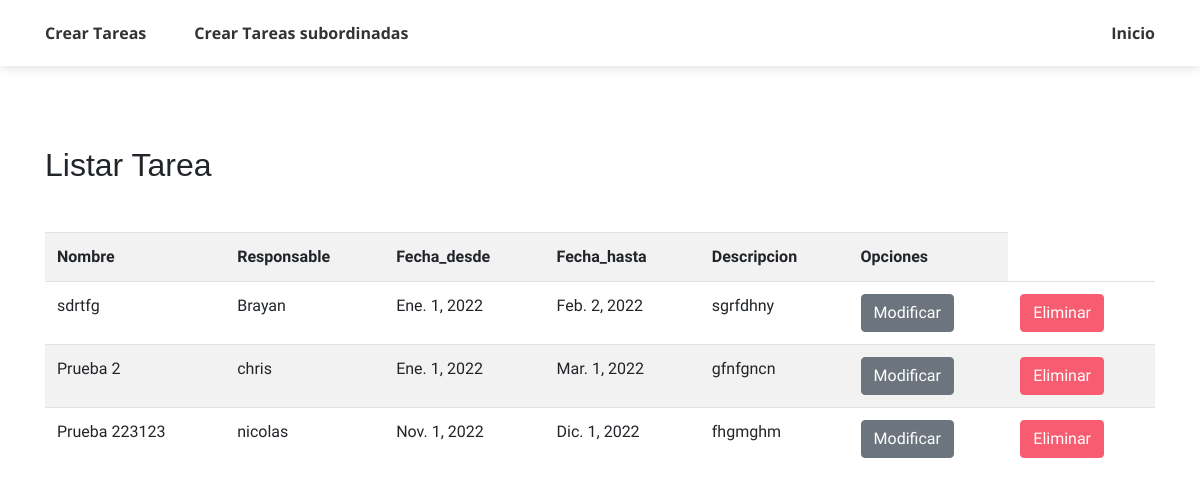
The page /ListarTarea/ on the database as committed earlier.
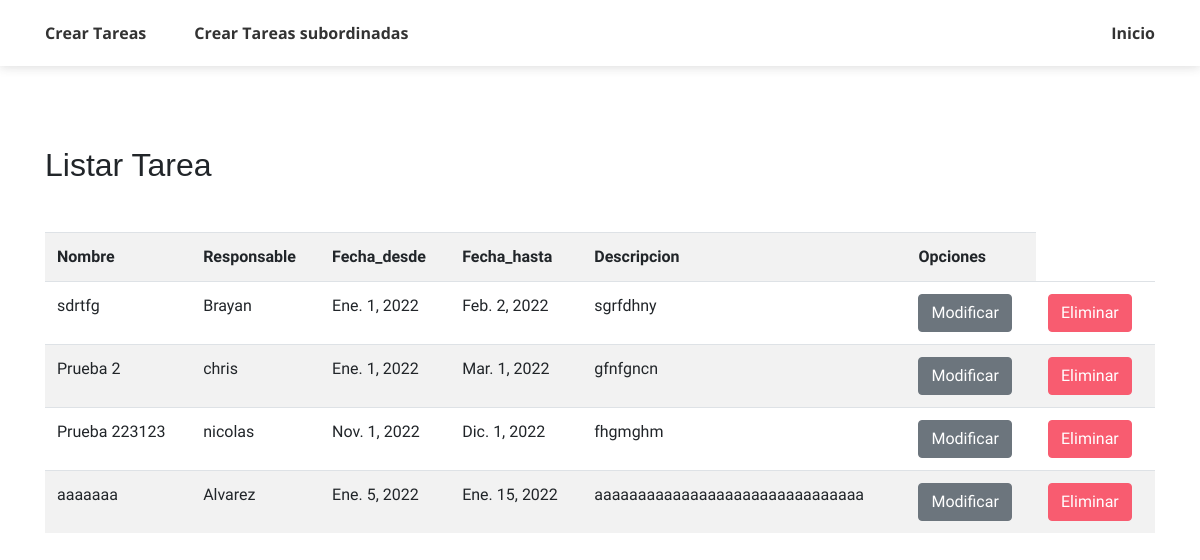
The same page on the database as committed later.
### account/models.py (models this page shows, shortened)
class Tarea(models.Model):
    Nombre_Tarea = models.CharField(max_length=50)
    Responsable = models.OneToOneField(User, on_delete=models.CASCADE)
    Fecha_desde = models.DateField()
    Fecha_hasta = models.DateField()
    Descripcion = models.TextField()

class User(AbstractUser):
    is_admin= models.BooleanField('Is admin', default=False)
    is_customer = models.BooleanField('Is customer', default=False)
    is_employee = models.BooleanField('Is employee', default=False)
    class Meta:
            db_table = 'auth_user'

### account/views.py (the view)
# urls.py: path('ListarTarea/', views.ListarTarea, name='ListarTarea'),
def ListarTarea(request):
    Tareas = Tarea.objects.all()
    data = {
        'Tareas': Tareas
    }
    return render(request, 'TareasFun/listar.html', data)

### templates/TareasFun/listar.html (shortened to what this page needs)
<!DOCTYPE html>
{% load static %}
<html lang="en">
<head>
    <link rel="stylesheet" href="{% static 'css/themify-icons.css' %}">
	<link rel="stylesheet" href="{% static 'css/StyleWeb.css' %}">
    <link rel="stylesheet" href="https://cdn.jsdelivr.net/bxslider/4.2.12/jquery.bxslider.css">
</head>
<body data-spy="scroll" data-target=".navbar" data-offset="40" id="home">
    {% load crispy_forms_tags %}
    <nav class="navbar sticky-top navbar-expand-lg navbar-light bg-white" data-spy="affix" data-offset-top="510">
        <div class="container">
            <div class="collapse mt-sm-20 navbar-collapse" id="navbarSupportedContent">
                <ul class="navbar-nav mr-auto">
                    <li class="nav-item">
                        <a href="{% url 'AgregarTarea' %}" class="nav-link">Crear Tareas</a>
                    </li>
                    <li class="nav-item">
                        <a href="{% url 'AgregarTareaSub' %}" class="nav-link">Crear Tareas subordinadas</a>
                    </li>
                </ul>
                <ul class="navbar-nav ml-auto">
                    <li class="nav-item">
                        <a href="{% url 'employee' %}" class="nav-link">Inicio</a>
                    </li>
                </ul>
            </div>
        </div>
    </nav>
    <section class="section" id="resume">
        <div class="container">
            <h2 class="mb-5"> Listar Tarea</h2>
            <table class="table table-striped table-hover">
                <tr>
                    <th>Nombre</th>
                    <th>Responsable</th>
                    <th>Fecha_desde</th>
                    <th>Fecha_hasta</th>
                    <th>Descripcion</th>
                    <th>Opciones</th>
                </tr>
                {% for T in Tareas %}
                <tr>
                    <td>{{T.Nombre_Tarea}}</td>
                    <td>{{T.Responsable}}</td>
                    <td>{{T.Fecha_desde}}</td>
                    <td>{{T.Fecha_hasta}}</td>
                    <td>{{T.Descripcion}}</td>
                    <td> <a href="{% url 'ModificarTarea' T.id %}" class="btn btn-secondary">Modificar</a> </td>
                    <td> <a href="{% url 'EliminarTarea' T.id %}" class="btn btn-primary">Eliminar</a> </td>
                </tr>
                {% endfor %}
            </table>
        </div>
    </section>
</body>
</html>

Rows that differ between the two databases and show on the page:
added Tarea: Nombre_Tarea "aaaaaaa", Responsable "Alvarez", Fecha_desde "Ene. 5, 2022", Fecha_hasta "Ene. 15, 2022", Descripcion "aaaaaaaaaaaaaaaaaaaaaaaaaaaaaaa"
